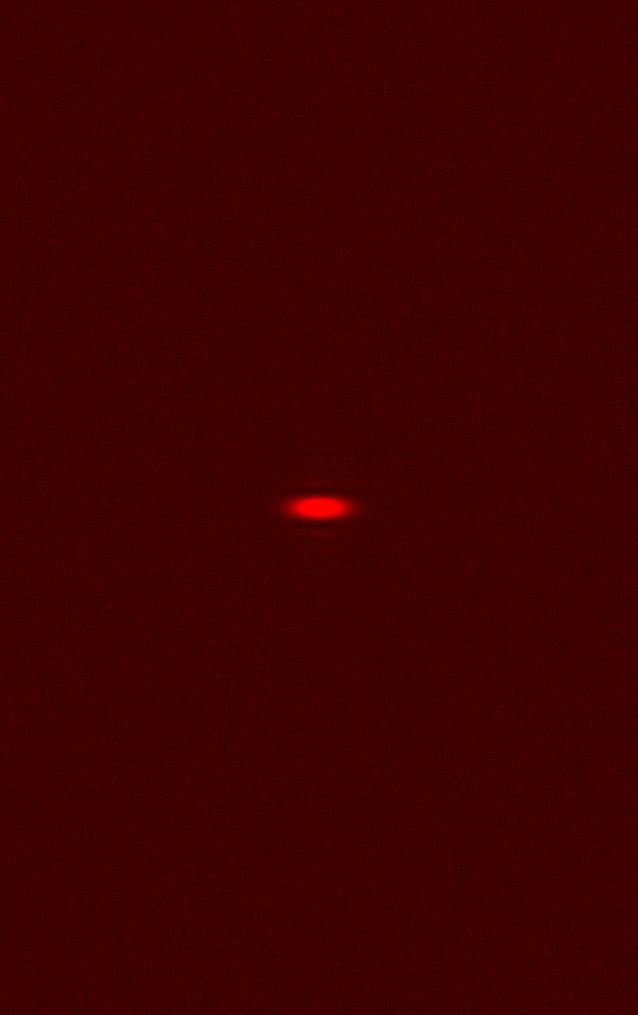
#> input picture Practica1/data/process3.png, 638 x 1015 px
$ python process3_v01.py
#> lines starting #> are read from the running program, lines starting #| are printed output that depends on the picture
#!/usr/bin/env python3
# -*- coding: utf-8 -*-
"""
Created on Sat Sep  5 20:43:09 2020

@author: finazzi
"""

import imageio
import matplotlib.pyplot as plt
from scipy import ndimage
import numpy as np


#se carga la imagen
GG = imageio.imread('data/process3.png')
#> GG is the input picture: shape (1015, 638, 3); mean R, G, B 63.9, 0, 0

#se elije un layer de color de la imagen
gg1 = GG[:,:,0]
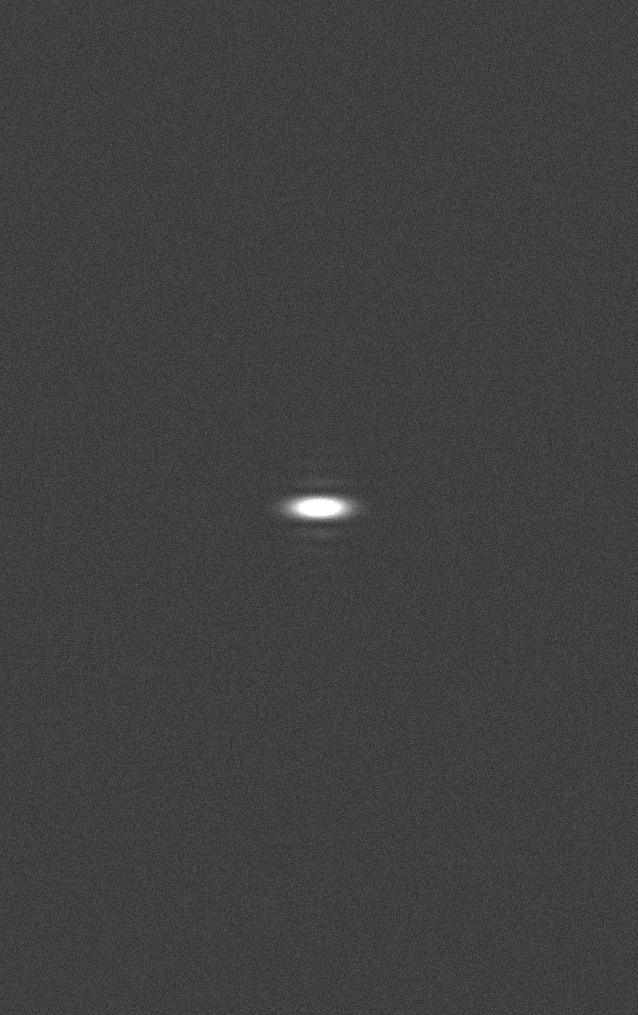
#> gg1: shape (1015, 638); min 51, max 255, mean 63.9

#grafica una parte de la imagen original
plt.figure(figsize = (5, 5))
plt.imshow(gg1[400:650, 200:400])

N = 5

#kernel para reducir ruido
s = np.identity(N)/N**2

#se calcula la convolución del kernel con la imagen original para reducir el ruido
gg2 = ndimage.convolve(gg1, s, mode='constant', cval=0.0)

#se grafica la convolución
plt.figure(figsize = (5, 5))
plt.imshow(gg2[400:650, 200:400])
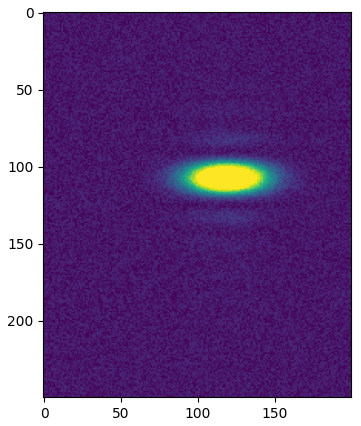
#> figure drawn by matplotlib, 1 panel

$ run again, with Practica1/data/process1.png copied over Practica1/data/process3.png
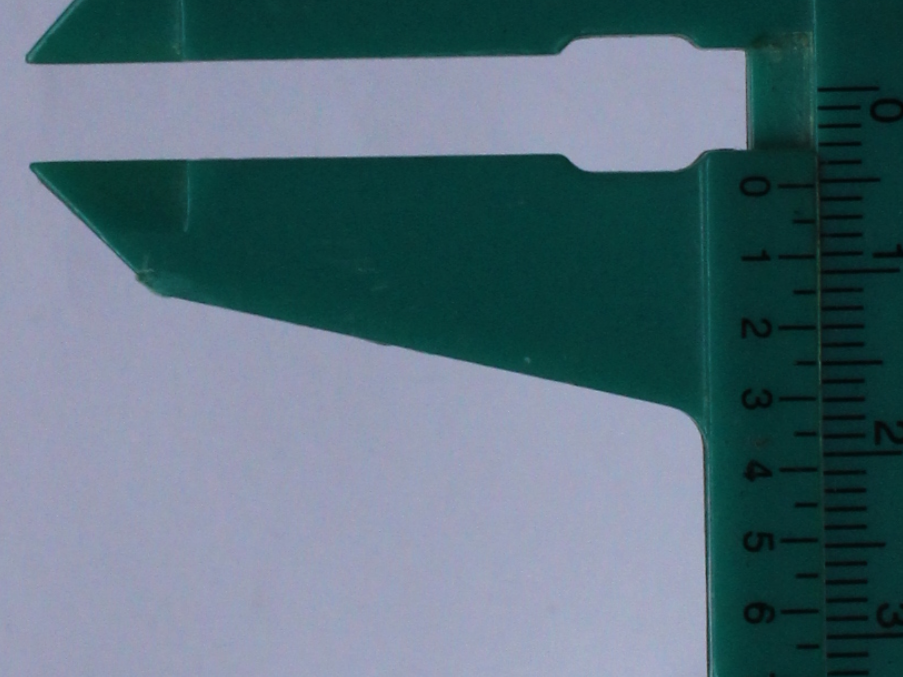
#> input picture Practica1/data/process1.png, 903 x 677 px
#> GG is the input picture: shape (677, 903, 4); mean R, G, B, A 87.2, 111.3, 123.1, 255
#> `gg2 = ndimage.convolve(gg1, s, mode='constant', cval=0.0)`:
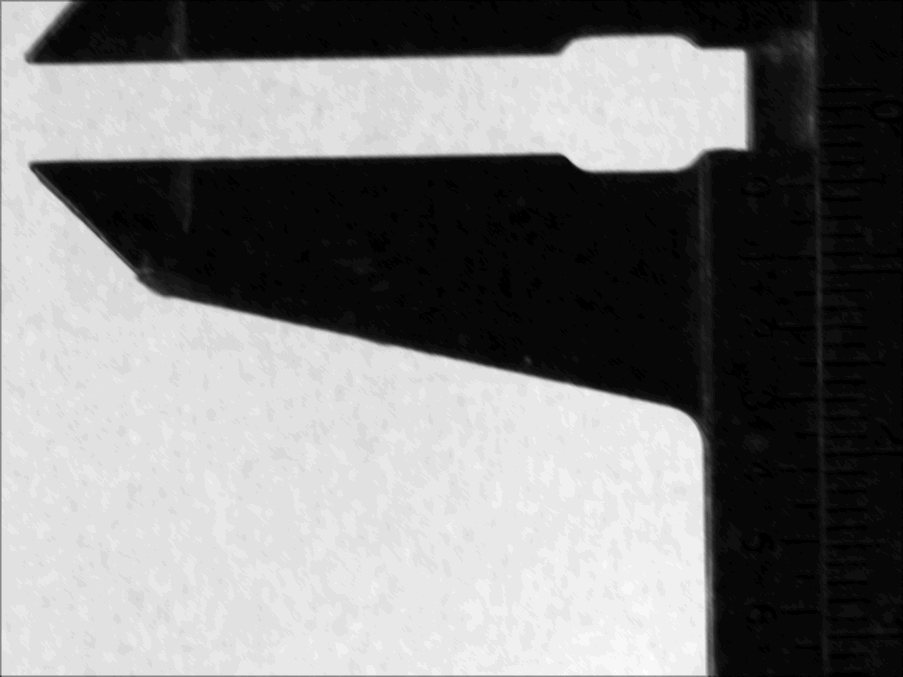
#> gg2: shape (677, 903); min 0, max 34, mean 16.9; drawn with min black and max white
#> `plt.imshow(gg2[400:650, 200:400])`:
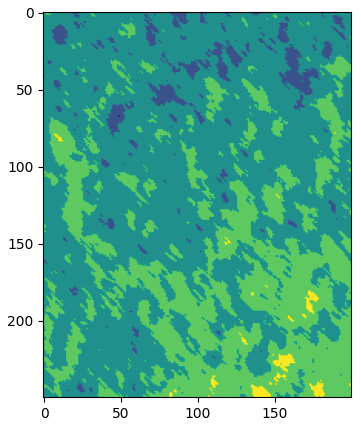
#> figure drawn by matplotlib, 1 panel

$ run again, with Practica1/data/process2.png copied over Practica1/data/process3.png
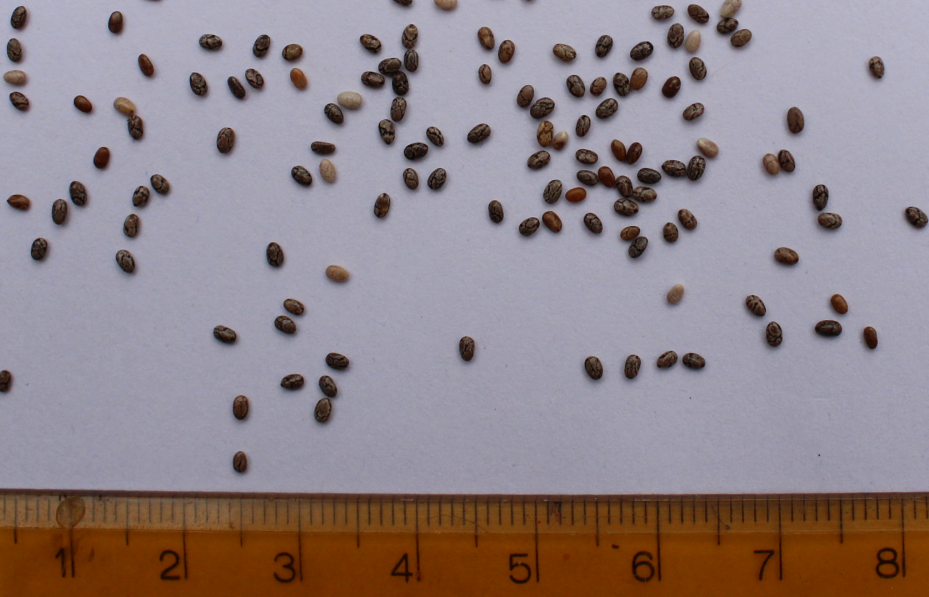
#> input picture Practica1/data/process2.png, 1857 x 1194 px (shown at 1/2 size)
#> GG is the input picture: shape (1194, 1857, 4); mean R, G, B, A 144.7, 132.5, 137, 255
#> `gg2 = ndimage.convolve(gg1, s, mode='constant', cval=0.0)`:
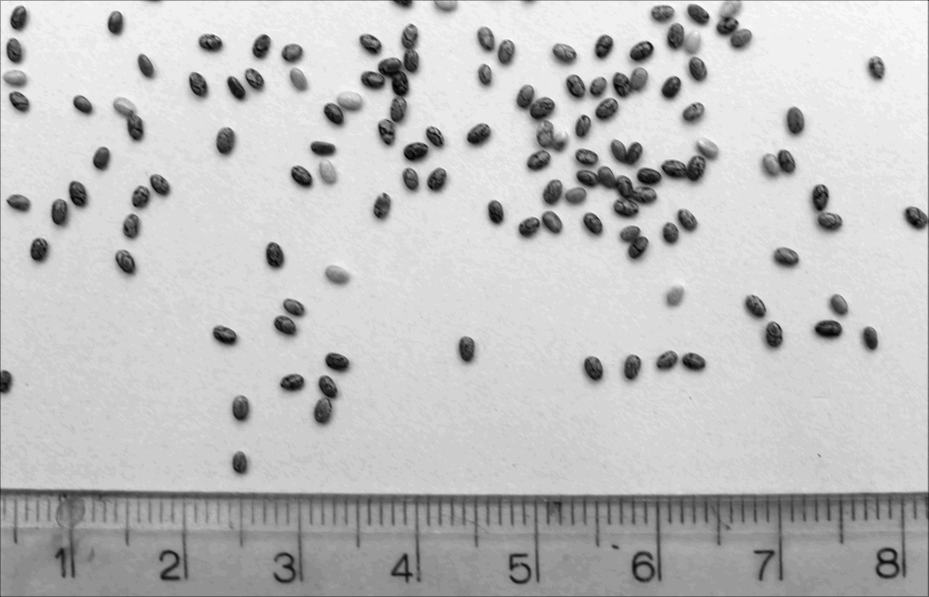
#> gg2: shape (1194, 1857) (shown at 1/2 size); min 2, max 37, mean 28.4; drawn with min black and max white
#> `plt.imshow(gg2[400:650, 200:400])`:
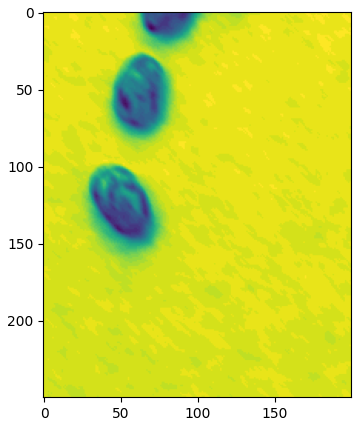
#> figure drawn by matplotlib, 1 panel

$ run again, with Practica1/data/process4.png copied over Practica1/data/process3.png
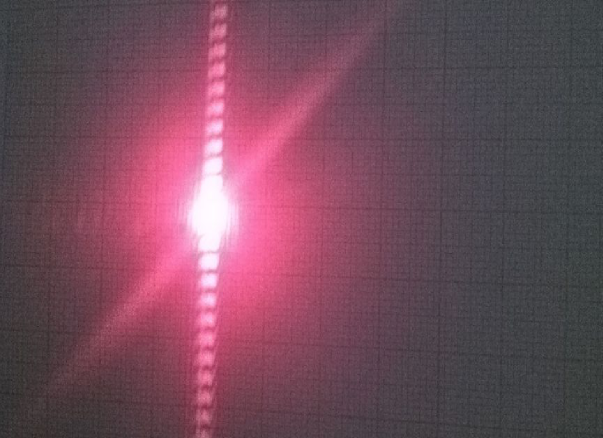
#> input picture Practica1/data/process4.png, 1205 x 876 px (shown at 1/2 size)
#> GG is the input picture: shape (876, 1205, 4); mean R, G, B, A 114.1, 75.1, 90.4, 255
#> `gg2 = ndimage.convolve(gg1, s, mode='constant', cval=0.0)`:
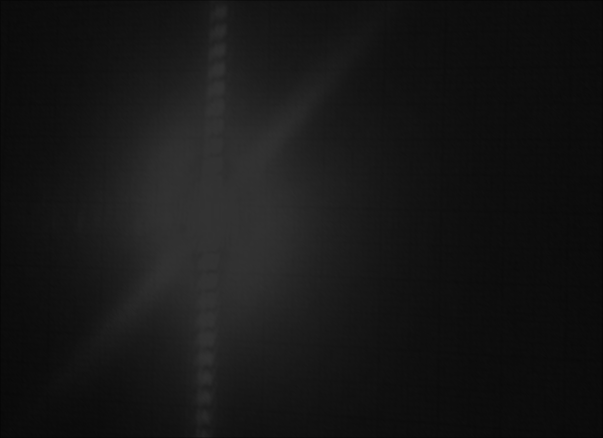
#> gg2: shape (876, 1205) (shown at 1/2 size); min 2, max 51, mean 22.3
#> `plt.imshow(gg2[400:650, 200:400])`:
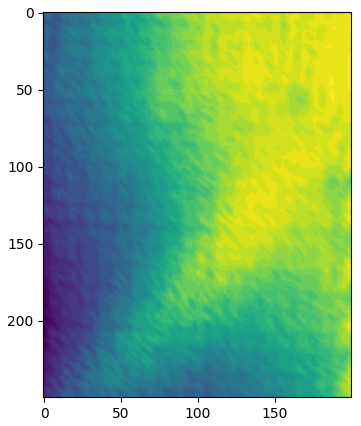
#> figure drawn by matplotlib, 1 panel
